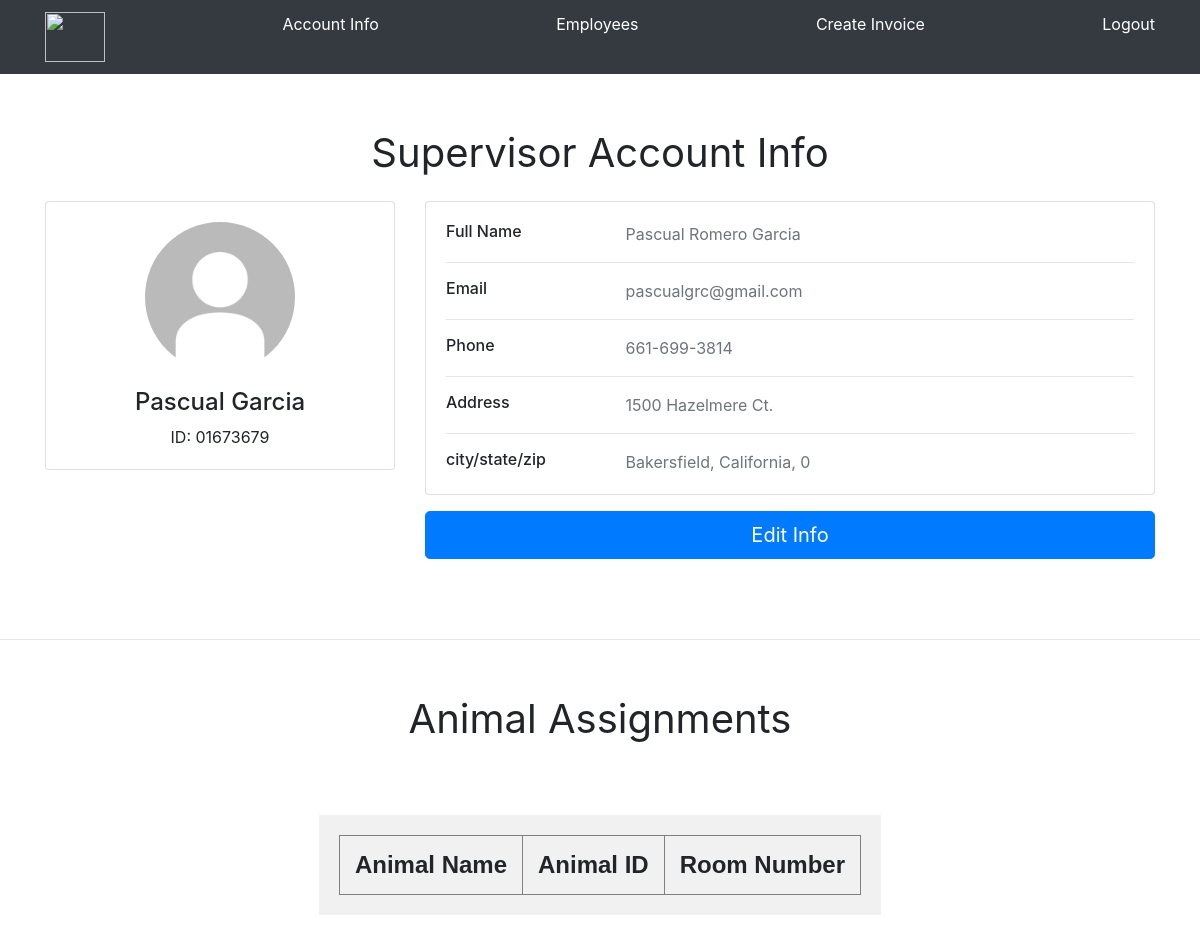
The page /src/GoldenGatePetShelter/Supervisor/supervisorHome.php (signed in) on the database its author committed.
### tables this page shows
CREATE TABLE `Employee` (
  `firstName` text,
  `middleName` text,
  `lastName` text,
  `streetName` text,
  `houseNumber` int(11) DEFAULT NULL,
  `zipCode` int(11) DEFAULT NULL,
  `city` text,
  `state` text,
  `phoneNumber1` varchar(25) DEFAULT NULL,
  `ID` varchar(20) NOT NULL DEFAULT '',
  `SSN` varchar(25) DEFAULT NULL,
  `email` text,
  `payment` float DEFAULT NULL,
  `startDate` date DEFAULT NULL,
  `endDate` date DEFAULT NULL,
  `pass` varchar(100) DEFAULT NULL,
  `authority` int(11) NOT NULL,
  PRIMARY KEY (`ID`)
);

### src/GoldenGatePetShelter/Supervisor/supervisorHome.php (the view, shortened to what this page needs)
<?php
	include("../connect.php");
	$id = $_SESSION['id'];
	$query = "SELECT firstName, middleName, lastName, streetName, houseNumber, zipCode, city, state, phoneNumber1, email FROM Employee WHERE ID='".$id."'";
	$result = mysqli_query($db, $query);
	if(mysqli_num_rows($result) == 0)
	{
		echo "ERROR: Info can't be found";
	} else {
		$row = mysqli_fetch_assoc($result);
		$fName = $row["firstName"];
		$mName = $row["middleName"];
		$lName = $row["lastName"];
		$sName = $row["streetName"];
		$hNum = $row["houseNumber"];
		$zip = $row["zipCode"];
		$city = $row["city"];
		$state = $row["state"];
		$phone = $row["phoneNumber1"];
		$email = $row["email"];
	}
?>
<html lan='en'>
    <head>
	<link rel="stylesheet" href="styles.css">
        <link rel="stylesheet" href="https://cdn.jsdelivr.net/npm/bootstrap@4.5.3/dist/css/bootstrap.min.css">
    </head>
    <body>
	    <nav class="site-header sticky-top py-1 navbar-dark bg-dark">
		    <div class="container d-flex flex-column flex-md-row justify-content-between">
			    <a class="py-2" href="#" aria-label="Product">
				    <img src="../Images/GGPS.png" width="60" height="50">
	                    </a>
			    <a class="py-2 d-none d-md-inline-block" href="supervisorHome.php">Account Info</a>
			    <a class="py-2 d-none d-md-inline-block" href="employee.php">Employees</a>
			    <a class="py-2 d-none d-md-inline-block" href="invoice.php">Create Invoice</a>
	                    <a class="py-2 d-none d-md-inline-block" href="../logout.php">Logout</a>
	            </div>
	     </nav>
	     <div class="box">
		<div class="text-center mb-4">
			<h1 class="mb-3 font-weight-normal" style="margin-top:55">
				Supervisor Account Info
			</h1>
		</div>
		<div class="container">
		<div class="main-body">
		<div class="row gutters-sm">
                  <div class="col-md-4 mb-3">
                    <div class="card">
                      <div class="card-body">
                        <div class="d-flex flex-column align-items-center text-center">
                          <img src="Images/default_profile_pic.jpg" alt="Admin" class="rounded-circle" width="150">
                          <div class="mt-3">
			  <h4> <?php echo $fName." ".$lName ?></h4>
			    <?php echo "ID: ".$id ?>
                          </div>
                        </div>
                      </div>
                    </div>
                  </div>
                  <div class="col-md-8">
                    <div class="card mb-3">
                      <div class="card-body">
                        <div class="row">
                          <div class="col-sm-3">
                            <h6 class="mb-0">Full Name</h6>
                          </div>
                          <div class="col-sm-9 text-secondary">
				<?php echo $fName." ".$mName." ".$lName ?>
                          </div>
                        </div>
                        <hr>
                        <div class="row">
                          <div class="col-sm-3">
                            <h6 class="mb-0">Email</h6>
                          </div>
                          <div class="col-sm-9 text-secondary">
				<?php echo $email ?>
                          </div>
                        </div>
                        <hr>
                        <div class="row">
                          <div class="col-sm-3">
                            <h6 class="mb-0">Phone</h6>
                          </div>
                          <div class="col-sm-9 text-secondary">
				<?php echo $phone ?>
                          </div>
                        </div>
                        <hr>
                        <div class="row">
                          <div class="col-sm-3">
                            <h6 class="mb-0">Address</h6>
                          </div>
                          <div class="col-sm-9 text-secondary">
				<?php echo $hNum." ".$sName ?>
                          </div>
                        </div>
                        <hr>
                        <div class="row">
                          <div class="col-sm-3">
                            <h6 class="mb-0">city/state/zip</h6>
                          </div>
                          <div class="col-sm-9 text-secondary">
				<?php echo $city.", ".$state.", ".$zip ?>
                          </div>
                        </div>
                      </div>
		    </div>
		    <button formaction="" class="btn btn-lg btn-primary btn-block" type="sumbit">
			<a href="editProfile.php" style="color:white">
			Edit Info
			</a>
		    </button>
                    </div>
                  </div>
                </div>
          </div>
	</div>
     <div class="box">
	<hr style="margin-top:80px">
	<div class="text-center mb-4">
		<h1 class="mb-3 font-weight-normal" style="margin-top:55">
			Animal Assignments
		</h1>
	</div>
	<div class="flex-container">
		<div class="col-md-0 p-lg-10 mx-auto my-5">
			<div class="lead font-weight-normal">
				<table border="1px solid black" cellspacing="2" cellpadding="15px" style="margin-left:auto;margin-right:auto">
<?php
	echo '<tr>
	    <th> <font face="Arial" size="5em">Animal Name</font></th>
	    <th> <font face="Arial" size="5em">Animal ID</font></th>
	    <th> <font face="Arial" size="5em">Room Number</font></th>
	    </tr>';
?>
				</table>
			</div>
		</div>
	</div>
     </div>
</body>
</html>

### src/GoldenGatePetShelter/styles.css (style rules this page uses)
a:link { color: white; }
.flex-container { display: flex; }
.flex-container > div { background-color: #f1f1f1; margin: 10px; padding: 20px; font-size: 30px; }
.card { display: flex; flex-direction: column; min-width: 0; word-wrap: break-word; background-color: #fff; background-clip: border-box; border: 1px solid #e3e6f0; border-radius: .35rem; }

### rows shown on the page
employee: firstName "Pascual", lastName "Garcia", middleName "Romero", email "pascualgrc@gmail.com", phoneNumber1 "661-699-3814", houseNumber "1500", streetName "Hazelmere Ct.", city "Bakersfield", state "California", zipCode "0"

### other values the page prints
$id "01673679"
